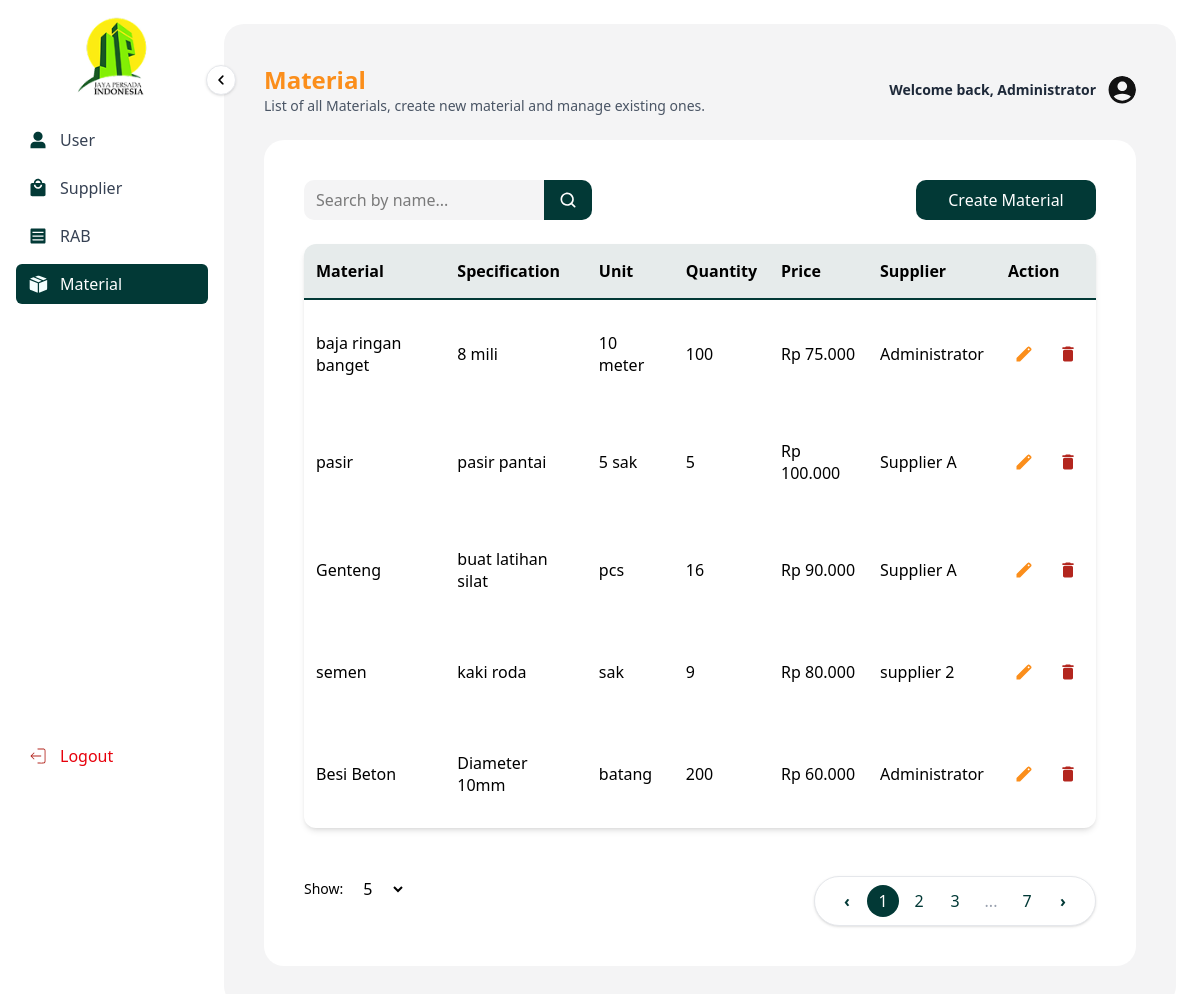
The app's page /src/views/material.php (signed in) with its own data.
### tables this page shows
CREATE TABLE `material` (
  `id_material` int(11) NOT NULL,
  `id_user` int(11) DEFAULT NULL,
  `name` varchar(100) DEFAULT NULL,
  `specification` text DEFAULT NULL,
  `unit` varchar(20) DEFAULT NULL,
  `quantity` int(11) DEFAULT NULL,
  `price` int(11) DEFAULT NULL
);

CREATE TABLE `users` (
  `id_user` int(11) NOT NULL,
  `nama` varchar(100) DEFAULT NULL,
  `username` varchar(100) DEFAULT NULL,
  `password` varchar(255) DEFAULT NULL,
  `role` enum('admin','user_rab','supplier') DEFAULT 'user_rab'
);

### src/views/material.php (the view, shortened to what this page needs)
<?php
include "../partials/sidebar.php";
include "../config/database.php";
$role = $_SESSION["role"];
$search = isset($_GET["search"]) ? trim($_GET["search"]) : "";
$limit = isset($_GET["limit"]) ? (int) $_GET["limit"] : 5;
$page = isset($_GET["page"]) ? (int) $_GET["page"] : 1;
$offset = ($page - 1) * $limit;
$whereClause = "WHERE 1";
$totalQuery = mysqli_query(
    $conn,
    "SELECT COUNT(*) as total FROM material $whereClause",
);
$totalRow = mysqli_fetch_assoc($totalQuery);
$total = $totalRow["total"];
$totalPages = ceil($total / $limit);
if ($role === "admin" || $role === "user_rab") {
    $query = "SELECT m.*, u.nama AS supplier_name
              FROM material m
              LEFT JOIN users u ON m.id_user = u.id_user
              $whereClause
              ORDER BY m.id_material ASC
              LIMIT $limit OFFSET $offset";
} else {
    $query = "SELECT * FROM material $whereClause ORDER BY id_material ASC LIMIT $limit OFFSET $offset";
}
$result = mysqli_query($conn, $query);
$data = [];
while ($row = mysqli_fetch_assoc($result)) {
    $data[] = $row;
}
?>
<!DOCTYPE html>
<html lang="id">
<head>
  <link href="../assets/css/output.css" rel="stylesheet">
</head>
<body class="bg-white">
<main id="main-content"
      class="ml-56 mt-[24px] mb-[24px] mr-[24px] transition-all duration-300 ease-in-out p-[40px] min-h-screen bg-zinc-100 rounded-[20px]">
  <div class="">
    <div class="flex items-center justify-between mb-6">
      <div>
        <h1 class="text-2xl font-semibold text-[#FB8E1B]">Material</h1>
        <p class="text-sm text-gray-600">List of all Materials, create new material and manage existing ones.</p>
      </div>
      <div class="flex items-center gap-3">
        <p class="text-sm font-semibold text-gray-800">
          Welcome back, <?= htmlspecialchars($_SESSION["nama"]) ?>
        </p>
        <img src="../assets/image/profile.svg" alt="Profile Icon" class="rounded-full cursor-pointer w-7 h-7">
      </div>
    </div>
    <div class="w-full mx-auto bg-white rounded-[20px] p-[40px]">
      <div class="flex flex-col-reverse gap-3 lg:flex-row lg:items-center lg:justify-between mb-[24px]">
        <form method="GET" class="flex items-center">
            <input autocomplete="off" type="text" name="search" value="<?= htmlspecialchars(
                $search,
            ) ?>"
            class="bg-zinc-100 rounded-tl-[10px] rounded-bl-[10px] px-3 py-2 w-60 outline-none focus:zinc-100"
            placeholder="Search by name...">
            <button type="submit" class="bg-[#023936] text-white px-4 py-2 cursor-pointer rounded-tr-[10px] rounded-br-[10px] inline-flex h-[40px] justify-center items-center">
                <img src="../assets/image/search.svg" alt="">
            </button>
        </form>
        <?php if ($role === "admin" || $role === "supplier"): ?>
          <button id="openModal" class="px-5 py-2 bg-[#023936] w-[180px] cursor-pointer text-white rounded-[10px] inline-flex justify-center items-center gap-2.5">
            Create Material
          </button>
        <?php endif; ?>
      </div>
      <div class="w-full overflow-auto shadow-md rounded-xl">
        <table class="w-full">
          <thead class="border-b-2 border-[#023936] bg-[#E6EBEB]">
            <tr>
              <th class="px-3 py-4 text-left">Material</th>
              <th class="px-3 py-4 text-left">Specification</th>
              <th class="px-3 py-4 text-left">Unit</th>
              <th class="px-3 py-4 text-left">Quantity</th>
              <th class="px-3 py-4 text-left">Price</th>
              <?php if ($role === "admin" || $role === "user_rab") {
                  echo '<th class="px-3 py-4 text-left">Supplier</th>';
              } ?>
              <?php if ($role === "supplier" || $role === "admin") {
                  echo '<th class="px-3 py-4 text-left">Action</th>';
              } ?>
            </tr>
          </thead>
          <tbody class="">
            <?php if (empty($data)): ?>
              <tr><td colspan="<?= $role === "admin"
                  ? "8"
                  : "7" ?>" class="py-4 text-center text-gray-500">Data material kosong.</td></tr>
            <?php else: ?>
              <?php foreach ($data as $row): ?>
                <tr class="hover:bg-[#E6EBEB]">
                  <td class="px-3 py-8"><?= htmlspecialchars(
                      $row["name"],
                  ) ?></td>
                  <td class="px-3 py-8"><?= htmlspecialchars(
                      $row["specification"],
                  ) ?></td>
                  <td class="px-3 py-8"><?= htmlspecialchars(
                      $row["unit"],
                  ) ?></td>
                  <td class="px-3 py-8"><?= htmlspecialchars(
                      $row["quantity"],
                  ) ?></td>
                  <td class="px-3 py-8">Rp <?= number_format(
                      $row["price"],
                      0,
                      ",",
                      ".",
                  ) ?></td>
                  <?php if ($role === "admin" || $role === "user_rab"): ?>
                    <td class="px-3 py-8"><?= htmlspecialchars(
                        $row["supplier_name"] ?? "-",
                    ) ?></td>
                  <?php endif; ?>
                  <?php if ($role === "admin" || $role === "supplier"): ?>
                    <td class="px-3 py-8">
                        <div class="flex items-center gap-3">
                            <a href="detailmaterial.php?id=<?= $row[
                                "id_material"
                            ] ?>"
                              class="flex items-center justify-center hover:bg-blue-100 transition-colors w-8 h-8 duration-150 rounded-xs" title="Edit Material">
                              <img src="../assets/image/edit.svg" alt="Edit" class="w-5 h-5">
                            </a>
                            <a href="?delete=<?= $row["id_material"] ?>"
                              onclick="return confirm('Apakah Anda yakin ingin menghapus material ini?')"
                              class="flex items-center justify-center hover:bg-blue-100 transition-colors w-8 h-8 duration-150 rounded-xs" title="Hapus Material">
                              <img src="../assets/image/delete.svg" alt="Delete" class="w-5 h-5">
                            </a>
                        </div>
                    </td>
                  <?php endif; ?>
                </tr>
              <?php endforeach; ?>
            <?php endif; ?>
          </tbody>
        </table>
      </div>
      <div class="flex justify-between items-center mt-[24px]">
          <form method="GET" class="flex items-center gap-2">
            <label for="limit" class="text-sm">Show:</label>
            <select name="limit" id="limit" class="px-2 py-1 rounded" onchange="this.form.submit()">
              <?php foreach ([5, 10, 25, 50] as $opt): ?>
                <option value="<?= $opt ?>" <?= $opt == $limit
    ? "selected"
    : "" ?>><?= $opt ?></option>
                <?php endforeach; ?>
            </select>
          </form>
          <?php if ($totalPages > 1): ?>
          <div class="flex justify-center mt-6">
            <div class="flex items-center gap-1 px-4 py-2 bg-white border border-gray-200 rounded-full shadow-sm">
            <a href="?page=<?= max(
                1,
                $page - 1,
            ) ?>&limit=<?= $limit ?>&search=<?= urlencode($search) ?>"
              class="w-8 h-8 flex items-center justify-center rounded-full hover:bg-gray-100 transition text-[#023936] font-semibold">‹</a>
            <?php
            $visiblePages = 3;
            $half = floor($visiblePages / 2);
            $start = max(1, $page - $half);
            $end = min($totalPages, $start + $visiblePages - 1);
            for ($i = $start; $i <= $end; $i++): ?>
                  <a href="?page=<?= $i ?>&limit=<?= $limit ?>&search=<?= urlencode(
    $search,
) ?>"
                    class="w-8 h-8 flex items-center justify-center rounded-full font-medium transition
                            <?= $i == $page
                                ? "bg-[#023936] text-white"
                                : "hover:bg-gray-100 text-[#023936]" ?>">
                    <?= $i ?>
                  </a>
                <?php endfor;
            if ($end < $totalPages) {
                if ($end < $totalPages - 1) {
                    echo '<span class="flex items-center justify-center w-8 h-8 text-gray-400">...</span>';
                }
                echo '<a href="?page=' .
                    $totalPages .
                    "&limit=" .
                    $limit .
                    "&search=" .
                    urlencode($search) .
                    '" class="w-8 h-8 flex items-center justify-center rounded-full hover:bg-gray-100 text-[#023936] transition">' .
                    $totalPages .
                    "</a>";
            }
            ?>
                <a href="?page=<?= min(
                    $totalPages,
                    $page + 1,
                ) ?>&limit=<?= $limit ?>&search=<?= urlencode($search) ?>"
                  class="w-8 h-8 flex items-center justify-center rounded-full hover:bg-gray-100 transition text-[#023936] font-semibold">›</a>
              </div>
            </div>
          <?php endif; ?>
      </div>
    </div>
  </div>
</main>
</body>
</html>

### src/partials/sidebar.php (shortened to what this page needs)
<?php
$role = $_SESSION['role'] ?? 'admin';
$sidebar_items = match($role) {
  'user_rab' => SIDEBAR_USER,
  'supplier' => SIDEBAR_SUPPLIER,
  default => SIDEBAR_ADMIN
};
$current_page = basename($_SERVER['PHP_SELF']);
?>
<aside id="sidebar"
       class="fixed top-0 left-0 z-50 flex flex-col justify-between w-56 h-screen transition-all duration-300 ease-in-out bg-white">
  <div>
    <div class="flex items-center justify-center px-4 mt-4 mb-6">
      <img src="../assets/image/logo.png" alt="Logo" class="items-center justify-center w-20 transition-all duration-300 ease-in-out">
      <button id="toggleSidebar" class="absolute -right-3 top-1/10 -translate-y-1/2 bg-white border border-gray-200 shadow-sm p-1 rounded-full hover:bg-[#BFCDCC] transition z-[60]">
      <img src="../assets/image/close_sidebar.svg" alt="toggle" class="w-5 h-5">
      </button>
    </div>
    <nav class="flex flex-col px-4 space-y-2">
      <?php foreach ($sidebar_items as $item):
        $isActive = str_contains($item["href"], $current_page);
        $bgClass = $isActive ? "bg-[#023936] text-white" : "text-gray-700 hover:bg-[#E6EBEB] hover:text-[#023936]";
        $icon = $isActive ? $item["icon_white"] : $item["icon_green"];
      ?>
        <a href="<?= $item['href'] ?>"
           class="flex items-center gap-3 py-2 px-3 rounded-md transition <?= $bgClass ?>">
          <img src="<?= $icon ?>" alt="<?= $item['label'] ?>" class="w-5 h-5">
          <span class="sidebar-label whitespace-nowrap"><?= $item['label'] ?></span>
        </a>
      <?php endforeach; ?>
    </nav>
  </div>
  <div class="px-4 mb-6">
    <a href="/rab-system/src/logout.php"
       class="flex items-center gap-3 px-3 py-2 text-red-600 transition rounded-md hover:text-red-700 hover:bg-red-50">
      <img src="../assets/image/logout.svg" alt="" class="w-5 h-5">
      <span class="sidebar-label">Logout</span>
    </a>
  </div>
</aside>

### records on screen
material: name "baja ringan banget", specification "8 mili", unit "10 meter", quantity "100", price "75.000", id_user.nama "Administrator"
material: name "pasir", specification "pasir pantai", unit "5 sak", quantity "5", price "100.000", id_user.nama "Supplier A"
material: name "Genteng", specification "buat latihan silat", unit "pcs", quantity "16", price "90.000", id_user.nama "Supplier A"
material: name "semen", specification "kaki roda", unit "sak", quantity "9", price "80.000", id_user.nama "supplier 2"
material: name "Besi Beton", specification "Diameter 10mm", unit "batang", quantity "200", price "60.000", id_user.nama "Administrator"

### other values on screen
$item['label'] "User"
$item['label'] "Supplier"
$item['label'] "RAB"
$item['label'] "Material"
$_SESSION["nama"] "Administrator"
$totalPages "7"
form field limit "5"
